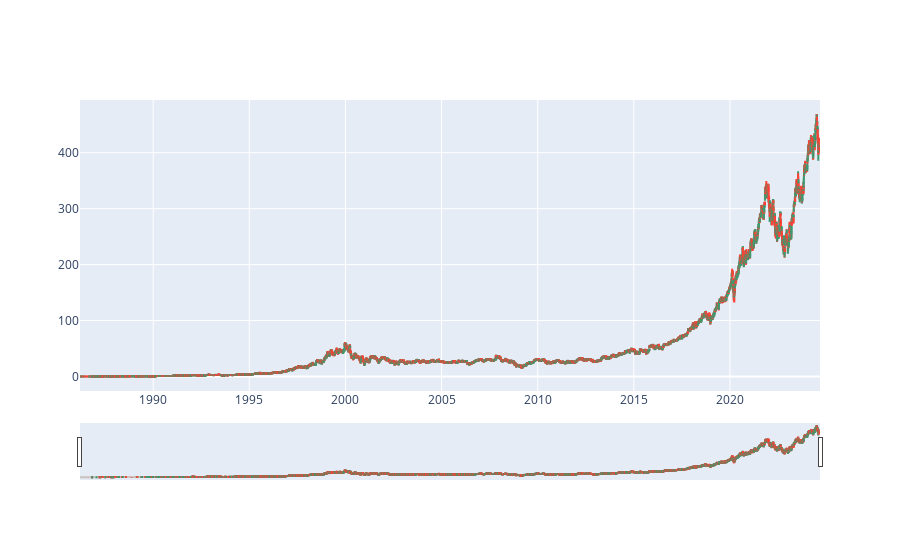

Notebook cell for this chart:
### Code cell
import plotly.graph_objects as go

df = df_MSFT
fig = go.Figure(data=[go.Candlestick(x=df.index,
    open=df['Open'],
    high=df['High'],
    low=df['Low'],
    close=df['Close'])])

fig.show()

### Figure 1 — Plotly figure (JSON) as saved in the notebook; plotly's stock layout.template omitted (floating-point values rounded to 4 significant figures; data arrays with more than 128 entries replaced by an {"elided": "..."} marker saying what was removed)
{"data": [{"close": {"elided": "9699 float values"}, "high": {"elided": "9699 float values"}, "low": {"elided": "9699 float values"}, "open": {"elided": "9699 float values"}, "type": "candlestick", "x": {"elided": "9699 str values"}}], "layout": {}}
